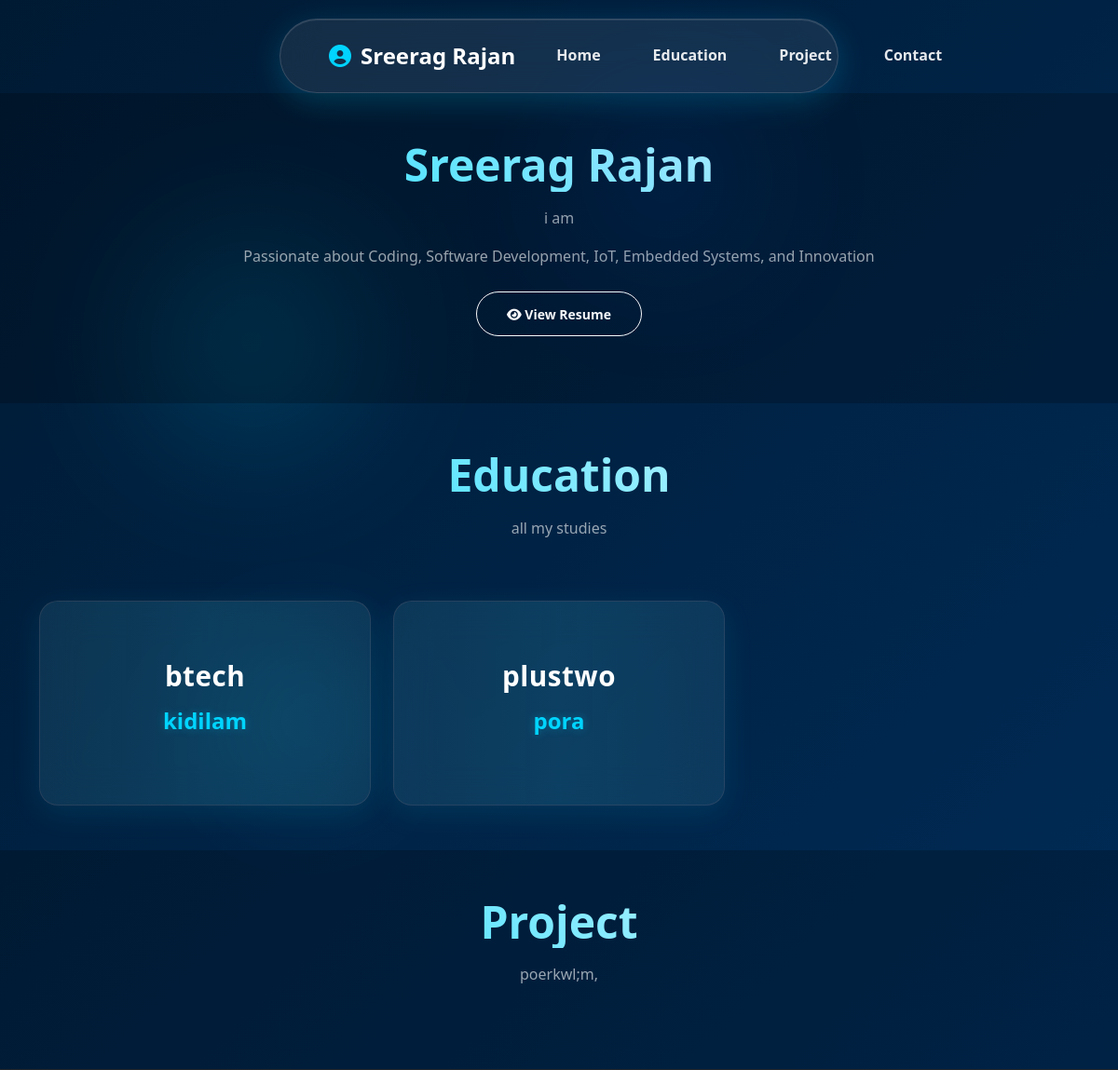
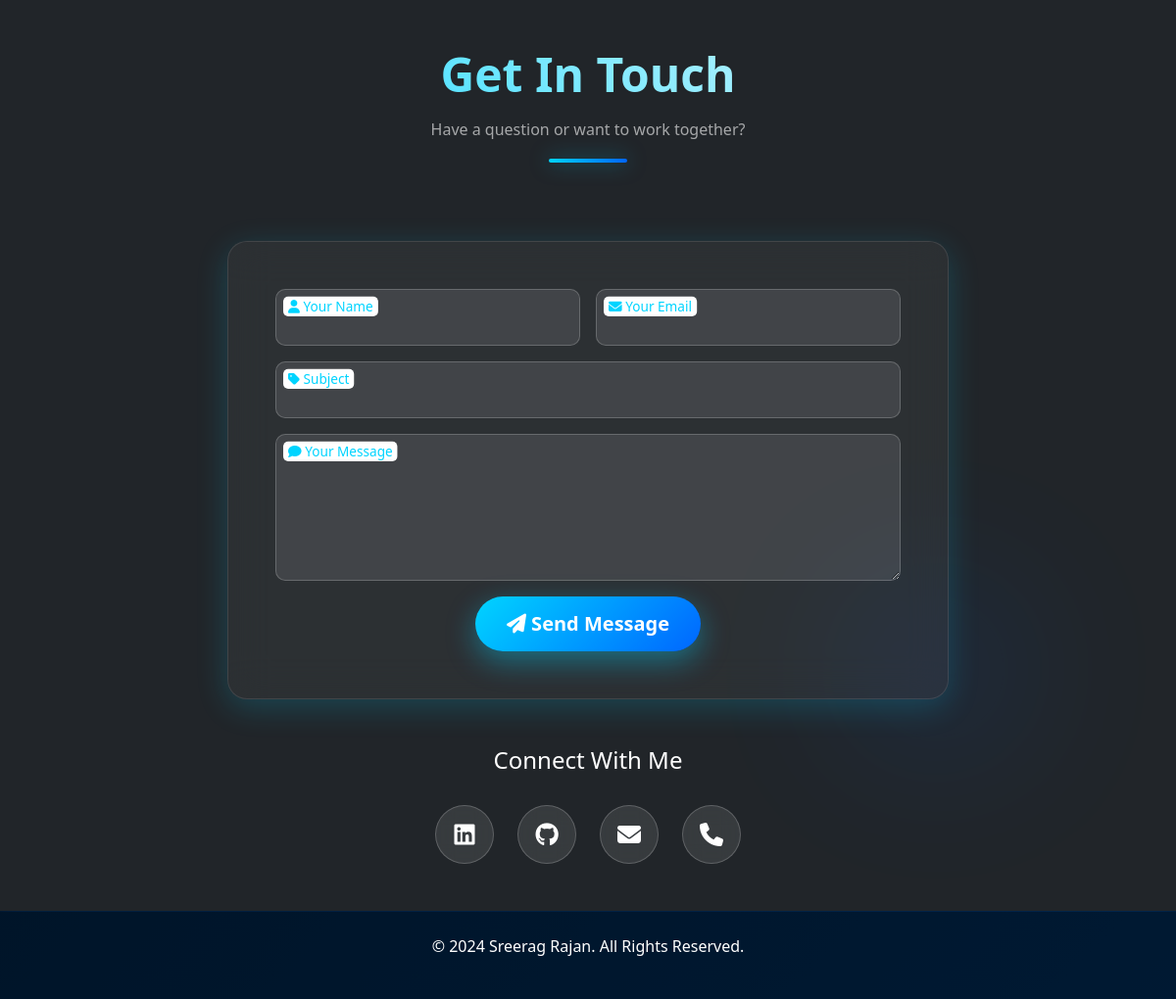
The page / on the database its author committed (2 pictures, top to bottom).
### models.py (models this page shows)
class SectionHead(db.Model):
    __tablename__ = "section_head"
    id = db.Column(db.Integer, primary_key=True)
    section_name = db.Column(db.String(100), unique=True, nullable=False)
    section_title = db.Column(db.String(200), nullable=False)
    section_description = db.Column(db.Text)
    display_order = db.Column(db.Integer, default=0)
    items = db.relationship("SectionBody", backref="section", cascade="all, delete",
                            order_by="SectionBody.item_order")

class SectionBody(db.Model):
    __tablename__ = "section_body"
    id = db.Column(db.Integer, primary_key=True)
    section_id = db.Column(db.Integer, db.ForeignKey("section_head.id"), nullable=False)
    content_key = db.Column(db.String(100), nullable=False)
    content_value = db.Column(db.Text, nullable=False)
    group_id = db.Column(db.Integer, default=0)
    item_order = db.Column(db.Integer, default=0)

### viewer/routes.py (the view)
@viewer_bp.route("/")
def index():
    portfolio_data = []
    sections = SectionHead.query.order_by(SectionHead.display_order.asc()).all()
    resume = Resume.query.first()
    for sec in sections:
        items = SectionBody.query.filter_by(section_id=sec.id).order_by(SectionBody.item_order.asc()).all()
        item_list = []
        for i in items:
            item_list.append({
                "id": i.id,
                "content_key": i.content_key,
                "content_value": i.content_value,
                "group_id": i.group_id,
                "item_order": i.item_order
            })
        portfolio_data.append({
            "section": sec,
            "items": item_list
        })
    return render_template("index.html", portfolio_data=portfolio_data,resume=resume)

### templates/index.html (shortened to what this page needs)
<!DOCTYPE html>
<html lang="en">
<head>
    <link href="https://cdn.jsdelivr.net/npm/bootstrap@5.3.0/dist/css/bootstrap.min.css" rel="stylesheet">
    <link rel="stylesheet" href="https://cdnjs.cloudflare.com/ajax/libs/font-awesome/6.6.0/css/all.min.css">
    <link rel="stylesheet" href="{{ url_for('static', filename='css/viewer.css') }}">
</head>
<body>
    <nav class="navbar navbar-expand-lg navbar-dark bg-dark fixed-top">
        <div class="container">
            <a class="navbar-brand" href="#home">
                <i class="fas fa-user-circle"></i> Sreerag Rajan
            </a>
            <div class="collapse navbar-collapse" id="navbarNav">
                <ul class="navbar-nav ms-auto">
                    <li class="nav-item">
                        <a class="nav-link" href="#hero">Home</a>
                    </li>
                    {% for data in portfolio_data %}
                    <li class="nav-item">
                        {% if data.section.section_name != "hero" %}
                        <a class="nav-link" href="#{{ data.section.section_name }}">
                            {{ data.section.section_title }}
                        </a>
                        {% endif %}
                    </li>
                    {% endfor %}
                    <li class="nav-item">
                        <a class="nav-link" href="#contact">Contact</a>
                    </li>
                </ul>
            </div>
        </div>
    </nav>
    {% for data in portfolio_data %}
    <section id="{{ data.section.section_name }}" class="py-5">
        <div class="container">
            <div class="row mb-5">
                <div class="col-lg-12 text-center">
                    <h2 class="section-title">{{ data.section.section_title }}</h2>
                    {% if data.section.section_description %}
                    <p class="text-muted">{{ data.section.section_description }}</p>
                    {% endif %}
                    {% if data.section.section_name == "hero" %}
                    <p class="text-muted">
                        Passionate about Coding, Software Development, IoT, Embedded Systems, and Innovation
                    </p>
                        {% if resume %}
                                <a href="{{ url_for('static', filename='uploads/resume/' + resume.filename) }}"
                                    target="_blank" class="btn btn-outline-light btn-sm mt-2">
                                    <i class="fas fa-eye"></i> View Resume
                                </a>
                            </div>
                        </div>
                        {% endif %}
                    {% endif %}
                </div>
            </div>
            <div class="row g-4">
                {% for item in data["items"] %}
                <div class="col-lg-4 col-md-6">
                    <div class="card item-card h-100">
                        <div class="card-body">
                            {% if item.get('content_key') %}
                            <h5 class="card-title">{{ item.content_key }}</h5>
                            {% endif %}
                            {% if item.get('content_value') %}
                            <h6 class="card-subtitle mb-2">{{ item.content_value }}</h6>
                            {% endif %}
                        </div>
                    </div>
                </div>
                {% endfor %}
            </div>
        </div>
    </section>
    {% endfor %}
    <section id="contact" class="py-5 bg-dark text-light">
        <div class="container">
            <div class="row mb-5">
                <div class="col-lg-12 text-center">
                    <h2 class="section-title text-light">Get In Touch</h2>
                    <p class="text-light-muted">Have a question or want to work together?</p>
                    <div class="title-underline"></div>
                </div>
            </div>
            <div class="row justify-content-center">
                <div class="col-lg-8">
                    <div class="contact-form-wrapper">
                        <form id="contactForm" action="{{ url_for('viewer.submit_enquiry') }}" method="POST">
                            <div class="row g-3">
                                <div class="col-md-6">
                                    <div class="form-floating">
                                        <input type="text" class="form-control" id="name" name="name" required>
                                        <label for="name"><i class="fas fa-user"></i> Your Name</label>
                                    </div>
                                </div>
                                <div class="col-md-6">
                                    <div class="form-floating">
                                        <input type="email" class="form-control" id="email" name="email" required>
                                        <label for="email"><i class="fas fa-envelope"></i> Your Email</label>
                                    </div>
                                </div>
                                <div class="col-12">
                                    <div class="form-floating">
                                        <input type="text" class="form-control" id="subject" name="subject" required>
                                        <label for="subject"><i class="fas fa-tag"></i> Subject</label>
                                    </div>
                                </div>
                                <div class="col-12">
                                    <div class="form-floating">
                                        <textarea class="form-control" id="message" name="message" style="height:150px"
                                            required></textarea>
                                        <label for="message"><i class="fas fa-comment"></i> Your Message</label>
                                    </div>
                                </div>
                                <div class="col-12 text-center">
                                    <button class="btn btn-primary btn-lg" type="submit">
                                        <i class="fas fa-paper-plane"></i> Send Message
                                    </button>
                                </div>
                            </div>
                        </form>
                    </div>
                </div>
            </div>
            <div class="row mt-5">
                <div class="col-12 text-center">
                    <h4 class="mb-3">Connect With Me</h4>
                    <div class="social-links">
                        <a href="https://www.linkedin.com/in/sreerag-rajan-1476a9270/" class="social-link"><i
                                class="fab fa-linkedin"></i></a>
                        <a href="https://github.com/sreeragrajan2003-ctrl" class="social-link"><i
                                class="fab fa-github"></i></a>
                        <a href="mailto:sreeragsrg2003@gmail.com" class="social-link"><i
                                class="fas fa-envelope"></i></a>
                        <a href="tel:+917025819565" class="social-link"><i class="fas fa-phone"></i></a>
                    </div>
                </div>
            </div>
        </div>
    </section>
    <footer class="bg-black text-light py-4">
        <div class="container text-center">
            <p>&copy; 2024 Sreerag Rajan. All Rights Reserved.</p>
        </div>
    </footer>
</body>
</html>

### rows shown on the page
SectionHead: section.section_title "Education", section.section_title "Education", section.section_description "all my studies"
SectionHead: section.section_title "Project", section.section_title "Project", section.section_description "poerkwl;m,"
SectionHead: section.section_title "Sreerag Rajan", section.section_description "i am", section_name "hero" (drawn)
SectionBody: content_key "btech", content_value "kidilam"
SectionBody: content_key "plustwo", content_value "pora"
